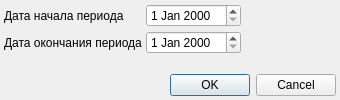
<?xml version="1.0" encoding="UTF-8"?>
<ui version="4.0">
 <class>StoreStockReportSetupDialog</class>
 <widget class="QDialog" name="StoreStockReportSetupDialog">
  <property name="geometry">
   <rect>
    <x>0</x>
    <y>0</y>
    <width>340</width>
    <height>100</height>
   </rect>
  </property>
  <property name="windowTitle">
   <string>Dialog</string>
  </property>
  <layout class="QGridLayout" name="gridLayout_2">
   <property name="margin">
    <number>4</number>
   </property>
   <property name="spacing">
    <number>4</number>
   </property>
   <item row="3" column="0">
    <widget class="QDialogButtonBox" name="buttonBox">
     <property name="orientation">
      <enum>Qt::Horizontal</enum>
     </property>
     <property name="standardButtons">
      <set>QDialogButtonBox::Cancel|QDialogButtonBox::Ok</set>
     </property>
    </widget>
   </item>
   <item row="1" column="0">
    <spacer name="verticalSpacer">
     <property name="orientation">
      <enum>Qt::Vertical</enum>
     </property>
     <property name="sizeHint" stdset="0">
      <size>
       <width>20</width>
       <height>40</height>
      </size>
     </property>
    </spacer>
   </item>
   <item row="0" column="0">
    <layout class="QGridLayout" name="gridLayout">
     <property name="spacing">
      <number>4</number>
     </property>
     <item row="1" column="1">
      <widget class="CDateEdit" name="edtEndDate"/>
     </item>
     <item row="0" column="0">
      <widget class="QLabel" name="lblBegDate">
       <property name="sizePolicy">
        <sizepolicy hsizetype="Fixed" vsizetype="Preferred">
         <horstretch>0</horstretch>
         <verstretch>0</verstretch>
        </sizepolicy>
       </property>
       <property name="text">
        <string>Дата начала периода</string>
       </property>
       <property name="buddy">
        <cstring>edtBegDate</cstring>
       </property>
      </widget>
     </item>
     <item row="0" column="1">
      <widget class="CDateEdit" name="edtBegDate"/>
     </item>
     <item row="1" column="0">
      <widget class="QLabel" name="lblEndDate">
       <property name="sizePolicy">
        <sizepolicy hsizetype="Fixed" vsizetype="Preferred">
         <horstretch>0</horstretch>
         <verstretch>0</verstretch>
        </sizepolicy>
       </property>
       <property name="text">
        <string>Дата окончания периода</string>
       </property>
       <property name="buddy">
        <cstring>edtEndDate</cstring>
       </property>
      </widget>
     </item>
     <item row="0" column="2">
      <spacer name="horizontalSpacer">
       <property name="orientation">
        <enum>Qt::Horizontal</enum>
       </property>
       <property name="sizeHint" stdset="0">
        <size>
         <width>40</width>
         <height>20</height>
        </size>
       </property>
      </spacer>
     </item>
    </layout>
   </item>
  </layout>
 </widget>
 <customwidgets>
  <customwidget>
   <class>CDateEdit</class>
   <extends>QDateEdit</extends>
   <header>library/DateEdit.h</header>
  </customwidget>
 </customwidgets>
 <tabstops>
  <tabstop>edtBegDate</tabstop>
  <tabstop>edtEndDate</tabstop>
  <tabstop>buttonBox</tabstop>
 </tabstops>
 <resources/>
 <connections>
  <connection>
   <sender>buttonBox</sender>
   <signal>accepted()</signal>
   <receiver>StoreStockReportSetupDialog</receiver>
   <slot>accept()</slot>
   <hints>
    <hint type="sourcelabel">
     <x>248</x>
     <y>254</y>
    </hint>
    <hint type="destinationlabel">
     <x>157</x>
     <y>274</y>
    </hint>
   </hints>
  </connection>
  <connection>
   <sender>buttonBox</sender>
   <signal>rejected()</signal>
   <receiver>StoreStockReportSetupDialog</receiver>
   <slot>reject()</slot>
   <hints>
    <hint type="sourcelabel">
     <x>316</x>
     <y>260</y>
    </hint>
    <hint type="destinationlabel">
     <x>286</x>
     <y>274</y>
    </hint>
   </hints>
  </connection>
 </connections>
</ui>
